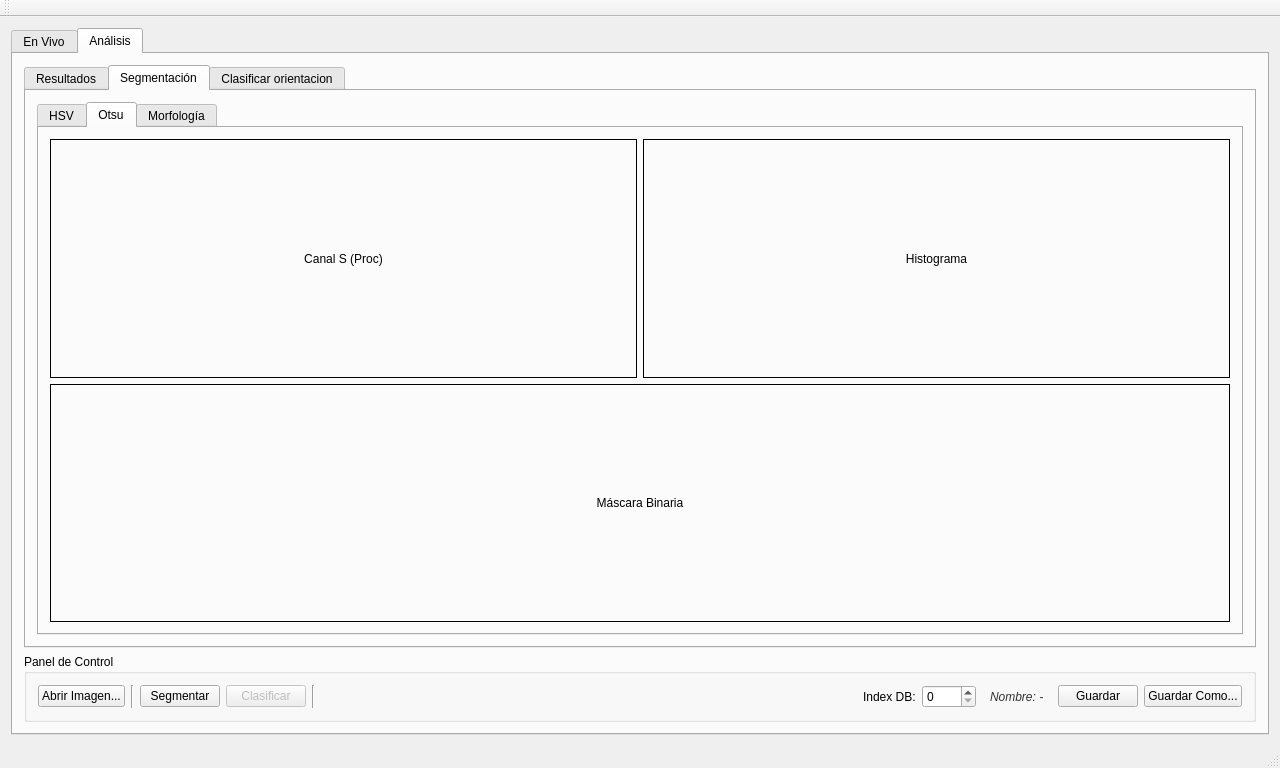
<?xml version="1.0" encoding="UTF-8"?>
<ui version="4.0">
 <class>ProyectoPSMClass</class>
 <widget class="QMainWindow" name="ProyectoPSMClass">
  <property name="geometry">
   <rect>
    <x>0</x>
    <y>0</y>
    <width>1280</width>
    <height>768</height>
   </rect>
  </property>
  <property name="windowTitle">
   <string>Visión Artificial LEGO - PSM</string>
  </property>
  <widget class="QWidget" name="centralWidget">
   <layout class="QVBoxLayout" name="verticalLayout_Main">
    <item>
     <widget class="QTabWidget" name="tabWidget">
      <property name="currentIndex">
       <number>1</number>
      </property>
      <widget class="QWidget" name="tabLive">
       <attribute name="title">
        <string>En Vivo</string>
       </attribute>
       <layout class="QHBoxLayout" name="horizontalLayout_Live">
        <item>
         <layout class="QVBoxLayout" name="layoutControlsLeft">
          <item>
           <widget class="QPushButton" name="btnReconectar">
            <property name="text">
             <string>Reconectar</string>
            </property>
           </widget>
          </item>
          <item>
           <widget class="QLabel" name="lblStatusCamara">
            <property name="styleSheet">
             <string>font-weight: bold; color: #555;</string>
            </property>
            <property name="text">
             <string>Estado: Desconectada</string>
            </property>
            <property name="alignment">
             <set>Qt::AlignmentFlag::AlignCenter</set>
            </property>
           </widget>
          </item>
          <item>
           <widget class="Line" name="lineSep1">
            <property name="orientation">
             <enum>Qt::Orientation::Horizontal</enum>
            </property>
           </widget>
          </item>
          <item>
           <widget class="QPushButton" name="pbtnEncender">
            <property name="text">
             <string>Encender Cámara</string>
            </property>
            <property name="checkable">
             <bool>true</bool>
            </property>
           </widget>
          </item>
          <item>
           <widget class="QCheckBox" name="chkLiveSeg">
            <property name="text">
             <string>Segmentar en vivo</string>
            </property>
           </widget>
          </item>
          <item>
           <widget class="QCheckBox" name="chkLiveClass">
            <property name="enabled">
             <bool>true</bool>
            </property>
            <property name="text">
             <string>Clasificar en vivo</string>
            </property>
           </widget>
          </item>
          <item>
           <spacer name="verticalSpacer">
            <property name="orientation">
             <enum>Qt::Orientation::Vertical</enum>
            </property>
            <property name="sizeHint" stdset="0">
             <size>
              <width>20</width>
              <height>40</height>
             </size>
            </property>
           </spacer>
          </item>
          <item>
           <widget class="QPushButton" name="btnCapturarAnalizar">
            <property name="styleSheet">
             <string>font-weight: bold; font-size: 14px; background-color: #e1f5fe;</string>
            </property>
            <property name="text">
             <string>Capturar</string>
            </property>
           </widget>
          </item>
         </layout>
        </item>
        <item>
         <widget class="QLabel" name="lblVideoLive">
          <property name="sizePolicy">
           <sizepolicy hsizetype="Ignored" vsizetype="Ignored">
            <horstretch>1</horstretch>
            <verstretch>0</verstretch>
           </sizepolicy>
          </property>
          <property name="frameShape">
           <enum>QFrame::Shape::Box</enum>
          </property>
          <property name="text">
           <string>Cámara Apagada</string>
          </property>
          <property name="scaledContents">
           <bool>false</bool>
          </property>
          <property name="alignment">
           <set>Qt::AlignmentFlag::AlignCenter</set>
          </property>
         </widget>
        </item>
        <item>
         <layout class="QVBoxLayout" name="layoutThumbsRight">
          <property name="spacing">
           <number>10</number>
          </property>
          <item>
           <widget class="QLabel" name="lblLiveThumb1">
            <property name="minimumSize">
             <size>
              <width>200</width>
              <height>200</height>
             </size>
            </property>
            <property name="maximumSize">
             <size>
              <width>200</width>
              <height>200</height>
             </size>
            </property>
            <property name="frameShape">
             <enum>QFrame::Shape::StyledPanel</enum>
            </property>
            <property name="text">
             <string>Pieza 1</string>
            </property>
            <property name="scaledContents">
             <bool>false</bool>
            </property>
            <property name="alignment">
             <set>Qt::AlignmentFlag::AlignCenter</set>
            </property>
           </widget>
          </item>
          <item>
           <widget class="QLabel" name="lblLiveThumb2">
            <property name="minimumSize">
             <size>
              <width>200</width>
              <height>200</height>
             </size>
            </property>
            <property name="maximumSize">
             <size>
              <width>200</width>
              <height>200</height>
             </size>
            </property>
            <property name="frameShape">
             <enum>QFrame::Shape::StyledPanel</enum>
            </property>
            <property name="text">
             <string>Pieza 2</string>
            </property>
            <property name="scaledContents">
             <bool>false</bool>
            </property>
            <property name="alignment">
             <set>Qt::AlignmentFlag::AlignCenter</set>
            </property>
           </widget>
          </item>
          <item>
           <widget class="QLabel" name="lblLiveThumb3">
            <property name="minimumSize">
             <size>
              <width>200</width>
              <height>200</height>
             </size>
            </property>
            <property name="maximumSize">
             <size>
              <width>200</width>
              <height>200</height>
             </size>
            </property>
            <property name="frameShape">
             <enum>QFrame::Shape::StyledPanel</enum>
            </property>
            <property name="text">
             <string>Pieza 3</string>
            </property>
            <property name="scaledContents">
             <bool>false</bool>
            </property>
            <property name="alignment">
             <set>Qt::AlignmentFlag::AlignCenter</set>
            </property>
           </widget>
          </item>
          <item>
           <spacer name="verticalSpacer_2">
            <property name="orientation">
             <enum>Qt::Orientation::Vertical</enum>
            </property>
            <property name="sizeHint" stdset="0">
             <size>
              <width>20</width>
              <height>40</height>
             </size>
            </property>
           </spacer>
          </item>
         </layout>
        </item>
       </layout>
      </widget>
      <widget class="QWidget" name="tabAnalysis">
       <attribute name="title">
        <string>Análisis</string>
       </attribute>
       <layout class="QVBoxLayout" name="verticalLayout_Analysis">
        <item>
         <widget class="QTabWidget" name="tabWidgetAnalysis">
          <property name="currentIndex">
           <number>1</number>
          </property>
          <widget class="QWidget" name="subTabResultados">
           <attribute name="title">
            <string>Resultados</string>
           </attribute>
           <layout class="QHBoxLayout" name="layoutResults">
            <item>
             <widget class="QLabel" name="lblOfflineMain">
              <property name="sizePolicy">
               <sizepolicy hsizetype="Ignored" vsizetype="Ignored">
                <horstretch>1</horstretch>
                <verstretch>0</verstretch>
               </sizepolicy>
              </property>
              <property name="frameShape">
               <enum>QFrame::Shape::NoFrame</enum>
              </property>
              <property name="text">
               <string>Imagen Procesada</string>
              </property>
              <property name="scaledContents">
               <bool>false</bool>
              </property>
              <property name="alignment">
               <set>Qt::AlignmentFlag::AlignCenter</set>
              </property>
             </widget>
            </item>
            <item>
             <layout class="QVBoxLayout" name="layoutOfflineThumbs">
              <item>
               <widget class="QLabel" name="lblOfflineThumb1">
                <property name="minimumSize">
                 <size>
                  <width>150</width>
                  <height>150</height>
                 </size>
                </property>
                <property name="maximumSize">
                 <size>
                  <width>150</width>
                  <height>150</height>
                 </size>
                </property>
                <property name="frameShape">
                 <enum>QFrame::Shape::StyledPanel</enum>
                </property>
                <property name="text">
                 <string>P1</string>
                </property>
                <property name="scaledContents">
                 <bool>false</bool>
                </property>
                <property name="alignment">
                 <set>Qt::AlignmentFlag::AlignCenter</set>
                </property>
               </widget>
              </item>
              <item>
               <widget class="QLabel" name="lblOfflineThumb2">
                <property name="minimumSize">
                 <size>
                  <width>150</width>
                  <height>150</height>
                 </size>
                </property>
                <property name="maximumSize">
                 <size>
                  <width>150</width>
                  <height>150</height>
                 </size>
                </property>
                <property name="frameShape">
                 <enum>QFrame::Shape::StyledPanel</enum>
                </property>
                <property name="text">
                 <string>P2</string>
                </property>
                <property name="scaledContents">
                 <bool>false</bool>
                </property>
                <property name="alignment">
                 <set>Qt::AlignmentFlag::AlignCenter</set>
                </property>
               </widget>
              </item>
              <item>
               <widget class="QLabel" name="lblOfflineThumb3">
                <property name="minimumSize">
                 <size>
                  <width>150</width>
                  <height>150</height>
                 </size>
                </property>
                <property name="maximumSize">
                 <size>
                  <width>150</width>
                  <height>150</height>
                 </size>
                </property>
                <property name="frameShape">
                 <enum>QFrame::Shape::StyledPanel</enum>
                </property>
                <property name="text">
                 <string>P3</string>
                </property>
                <property name="scaledContents">
                 <bool>false</bool>
                </property>
                <property name="alignment">
                 <set>Qt::AlignmentFlag::AlignCenter</set>
                </property>
               </widget>
              </item>
              <item>
               <spacer name="verticalSpacer_Offline">
                <property name="orientation">
                 <enum>Qt::Orientation::Vertical</enum>
                </property>
                <property name="sizeHint" stdset="0">
                 <size>
                  <width>20</width>
                  <height>40</height>
                 </size>
                </property>
               </spacer>
              </item>
             </layout>
            </item>
           </layout>
          </widget>
          <widget class="QWidget" name="subTabDebugSeg">
           <attribute name="title">
            <string>Segmentación</string>
           </attribute>
           <layout class="QVBoxLayout" name="layoutDebugSeg">
            <item>
             <widget class="QTabWidget" name="tabWidgetDebug">
              <property name="currentIndex">
               <number>1</number>
              </property>
              <widget class="QWidget" name="tabHSV">
               <attribute name="title">
                <string>HSV</string>
               </attribute>
               <layout class="QVBoxLayout" name="layHSV_Main">
                <item>
                 <layout class="QHBoxLayout" name="layHSV_Top">
                  <item>
                   <widget class="QLabel" name="lblHSV_1_Orig">
                    <property name="sizePolicy">
                     <sizepolicy hsizetype="Ignored" vsizetype="Ignored">
                      <horstretch>1</horstretch>
                      <verstretch>1</verstretch>
                     </sizepolicy>
                    </property>
                    <property name="frameShape">
                     <enum>QFrame::Shape::Box</enum>
                    </property>
                    <property name="text">
                     <string>Original</string>
                    </property>
                    <property name="alignment">
                     <set>Qt::AlignmentFlag::AlignCenter</set>
                    </property>
                   </widget>
                  </item>
                  <item>
                   <widget class="QLabel" name="lblHSV_2_Norm">
                    <property name="sizePolicy">
                     <sizepolicy hsizetype="Ignored" vsizetype="Ignored">
                      <horstretch>1</horstretch>
                      <verstretch>1</verstretch>
                     </sizepolicy>
                    </property>
                    <property name="frameShape">
                     <enum>QFrame::Shape::Box</enum>
                    </property>
                    <property name="text">
                     <string>Normalizada (V)</string>
                    </property>
                    <property name="alignment">
                     <set>Qt::AlignmentFlag::AlignCenter</set>
                    </property>
                   </widget>
                  </item>
                 </layout>
                </item>
                <item>
                 <layout class="QHBoxLayout" name="layHSV_Bot">
                  <item>
                   <widget class="QLabel" name="lblHSV_3_H">
                    <property name="sizePolicy">
                     <sizepolicy hsizetype="Ignored" vsizetype="Ignored">
                      <horstretch>1</horstretch>
                      <verstretch>1</verstretch>
                     </sizepolicy>
                    </property>
                    <property name="frameShape">
                     <enum>QFrame::Shape::Box</enum>
                    </property>
                    <property name="text">
                     <string>Matiz (H)</string>
                    </property>
                    <property name="alignment">
                     <set>Qt::AlignmentFlag::AlignCenter</set>
                    </property>
                   </widget>
                  </item>
                  <item>
                   <widget class="QLabel" name="lblHSV_4_S">
                    <property name="sizePolicy">
                     <sizepolicy hsizetype="Ignored" vsizetype="Ignored">
                      <horstretch>1</horstretch>
                      <verstretch>1</verstretch>
                     </sizepolicy>
                    </property>
                    <property name="frameShape">
                     <enum>QFrame::Shape::Box</enum>
                    </property>
                    <property name="text">
                     <string>Saturación (S)</string>
                    </property>
                    <property name="alignment">
                     <set>Qt::AlignmentFlag::AlignCenter</set>
                    </property>
                   </widget>
                  </item>
                  <item>
                   <widget class="QLabel" name="lblHSV_5_V">
                    <property name="sizePolicy">
                     <sizepolicy hsizetype="Ignored" vsizetype="Ignored">
                      <horstretch>1</horstretch>
                      <verstretch>1</verstretch>
                     </sizepolicy>
                    </property>
                    <property name="frameShape">
                     <enum>QFrame::Shape::Box</enum>
                    </property>
                    <property name="text">
                     <string>Valor (V)</string>
                    </property>
                    <property name="alignment">
                     <set>Qt::AlignmentFlag::AlignCenter</set>
                    </property>
                   </widget>
                  </item>
                 </layout>
                </item>
               </layout>
              </widget>
              <widget class="QWidget" name="tabOtsu">
               <attribute name="title">
                <string>Otsu</string>
               </attribute>
               <layout class="QVBoxLayout" name="layOtsu_Main" stretch="1,1">
                <item>
                 <layout class="QHBoxLayout" name="layOtsu_Top">
                  <item>
                   <widget class="QLabel" name="lblOtsu_1_S">
                    <property name="sizePolicy">
                     <sizepolicy hsizetype="Ignored" vsizetype="Ignored">
                      <horstretch>1</horstretch>
                      <verstretch>1</verstretch>
                     </sizepolicy>
                    </property>
                    <property name="frameShape">
                     <enum>QFrame::Shape::Box</enum>
                    </property>
                    <property name="text">
                     <string>Canal S (Proc)</string>
                    </property>
                    <property name="alignment">
                     <set>Qt::AlignmentFlag::AlignCenter</set>
                    </property>
                   </widget>
                  </item>
                  <item>
                   <widget class="QLabel" name="lblOtsu_2_Hist">
                    <property name="sizePolicy">
                     <sizepolicy hsizetype="Ignored" vsizetype="Ignored">
                      <horstretch>1</horstretch>
                      <verstretch>1</verstretch>
                     </sizepolicy>
                    </property>
                    <property name="frameShape">
                     <enum>QFrame::Shape::Box</enum>
                    </property>
                    <property name="text">
                     <string>Histograma</string>
                    </property>
                    <property name="alignment">
                     <set>Qt::AlignmentFlag::AlignCenter</set>
                    </property>
                   </widget>
                  </item>
                 </layout>
                </item>
                <item>
                 <widget class="QLabel" name="lblOtsu_3_Mask">
                  <property name="sizePolicy">
                   <sizepolicy hsizetype="Ignored" vsizetype="Ignored">
                    <horstretch>1</horstretch>
                    <verstretch>1</verstretch>
                   </sizepolicy>
                  </property>
                  <property name="frameShape">
                   <enum>QFrame::Shape::Box</enum>
                  </property>
                  <property name="text">
                   <string>Máscara Binaria</string>
                  </property>
                  <property name="alignment">
                   <set>Qt::AlignmentFlag::AlignCenter</set>
                  </property>
                 </widget>
                </item>
               </layout>
              </widget>
              <widget class="QWidget" name="tabMorph">
               <attribute name="title">
                <string>Morfología</string>
               </attribute>
               <layout class="QGridLayout" name="gridMorph">
                <item row="0" column="0">
                 <widget class="QLabel" name="lblMorph_1_Bin">
                  <property name="sizePolicy">
                   <sizepolicy hsizetype="Ignored" vsizetype="Ignored">
                    <horstretch>1</horstretch>
                    <verstretch>1</verstretch>
                   </sizepolicy>
                  </property>
                  <property name="frameShape">
                   <enum>QFrame::Shape::Box</enum>
                  </property>
                  <property name="text">
                   <string>Binaria Original</string>
                  </property>
                  <property name="alignment">
                   <set>Qt::AlignmentFlag::AlignCenter</set>
                  </property>
                 </widget>
                </item>
                <item row="0" column="1">
                 <widget class="QLabel" name="lblMorph_2_Fill">
                  <property name="sizePolicy">
                   <sizepolicy hsizetype="Ignored" vsizetype="Ignored">
                    <horstretch>1</horstretch>
                    <verstretch>1</verstretch>
                   </sizepolicy>
                  </property>
                  <property name="frameShape">
                   <enum>QFrame::Shape::Box</enum>
                  </property>
                  <property name="text">
                   <string>Relleno</string>
                  </property>
                  <property name="alignment">
                   <set>Qt::AlignmentFlag::AlignCenter</set>
                  </property>
                 </widget>
                </item>
                <item row="0" column="2">
                 <widget class="QLabel" name="lblMorph_3_Clean">
                  <property name="sizePolicy">
                   <sizepolicy hsizetype="Ignored" vsizetype="Ignored">
                    <horstretch>1</horstretch>
                    <verstretch>1</verstretch>
                   </sizepolicy>
                  </property>
                  <property name="frameShape">
                   <enum>QFrame::Shape::Box</enum>
                  </property>
                  <property name="text">
                   <string>Limpieza Ruido</string>
                  </property>
                  <property name="alignment">
                   <set>Qt::AlignmentFlag::AlignCenter</set>
                  </property>
                 </widget>
                </item>
                <item row="1" column="0">
                 <widget class="QLabel" name="lblMorph_4_Border">
                  <property name="sizePolicy">
                   <sizepolicy hsizetype="Ignored" vsizetype="Ignored">
                    <horstretch>1</horstretch>
                    <verstretch>1</verstretch>
                   </sizepolicy>
                  </property>
                  <property name="frameShape">
                   <enum>QFrame::Shape::Box</enum>
                  </property>
                  <property name="text">
                   <string>Sin Bordes</string>
                  </property>
                  <property name="alignment">
                   <set>Qt::AlignmentFlag::AlignCenter</set>
                  </property>
                 </widget>
                </item>
                <item row="1" column="1">
                 <widget class="QLabel" name="lblMorph_5_Close">
                  <property name="sizePolicy">
                   <sizepolicy hsizetype="Ignored" vsizetype="Ignored">
                    <horstretch>1</horstretch>
                    <verstretch>1</verstretch>
                   </sizepolicy>
                  </property>
                  <property name="frameShape">
                   <enum>QFrame::Shape::Box</enum>
                  </property>
                  <property name="text">
                   <string>Cierre (Unión)</string>
                  </property>
                  <property name="alignment">
                   <set>Qt::AlignmentFlag::AlignCenter</set>
                  </property>
                 </widget>
                </item>
                <item row="1" column="2">
                 <widget class="QLabel" name="lblMorph_6_Final">
                  <property name="sizePolicy">
                   <sizepolicy hsizetype="Ignored" vsizetype="Ignored">
                    <horstretch>1</horstretch>
                    <verstretch>1</verstretch>
                   </sizepolicy>
                  </property>
                  <property name="frameShape">
                   <enum>QFrame::Shape::Box</enum>
                  </property>
                  <property name="text">
                   <string>Suavizado Final</string>
                  </property>
                  <property name="alignment">
                   <set>Qt::AlignmentFlag::AlignCenter</set>
                  </property>
                 </widget>
                </item>
               </layout>
              </widget>
             </widget>
            </item>
           </layout>
          </widget>
          <widget class="QWidget" name="TabClasificadorOrientacion">
           <attribute name="title">
            <string>Clasificar orientacion</string>
           </attribute>
           <widget class="QPushButton" name="btnClasificarOrientacion">
            <property name="geometry">
             <rect>
              <x>50</x>
              <y>43</y>
              <width>191</width>
              <height>41</height>
             </rect>
            </property>
            <property name="text">
             <string>Abrir y clasificar orientación</string>
            </property>
           </widget>
           <widget class="QLabel" name="lblOrientacionResult">
            <property name="geometry">
             <rect>
              <x>70</x>
              <y>130</y>
              <width>431</width>
              <height>31</height>
             </rect>
            </property>
            <property name="text">
             <string>TextLabel</string>
            </property>
           </widget>
          </widget>
         </widget>
        </item>
        <item>
         <widget class="QGroupBox" name="groupAnalysisControls">
          <property name="title">
           <string>Panel de Control</string>
          </property>
          <layout class="QHBoxLayout" name="horizontalLayout_Controls">
           <item>
            <widget class="QPushButton" name="btnCargarDisco">
             <property name="text">
              <string>Abrir Imagen...</string>
             </property>
            </widget>
           </item>
           <item>
            <widget class="Line" name="line1">
             <property name="orientation">
              <enum>Qt::Orientation::Vertical</enum>
             </property>
            </widget>
           </item>
           <item>
            <widget class="QPushButton" name="btnRecalcSeg">
             <property name="text">
              <string>Segmentar</string>
             </property>
            </widget>
           </item>
           <item>
            <widget class="QPushButton" name="btnRecalcClass">
             <property name="enabled">
              <bool>false</bool>
             </property>
             <property name="text">
              <string>Clasificar</string>
             </property>
            </widget>
           </item>
           <item>
            <widget class="Line" name="line2">
             <property name="orientation">
              <enum>Qt::Orientation::Vertical</enum>
             </property>
            </widget>
           </item>
           <item>
            <spacer name="horizontalSpacer">
             <property name="orientation">
              <enum>Qt::Orientation::Horizontal</enum>
             </property>
             <property name="sizeHint" stdset="0">
              <size>
               <width>40</width>
               <height>20</height>
              </size>
             </property>
            </spacer>
           </item>
           <item>
            <widget class="QLabel" name="labelDB">
             <property name="text">
              <string>Index DB:</string>
             </property>
            </widget>
           </item>
           <item>
            <widget class="QSpinBox" name="boxImageNumber">
             <property name="maximum">
              <number>9999</number>
             </property>
            </widget>
           </item>
           <item>
            <widget class="QLabel" name="lblImageName">
             <property name="styleSheet">
              <string>color: #333; font-style: italic; margin-left: 5px; margin-right: 5px;</string>
             </property>
             <property name="text">
              <string>Nombre: -</string>
             </property>
            </widget>
           </item>
           <item>
            <widget class="QPushButton" name="pbtnGuardar">
             <property name="text">
              <string>Guardar</string>
             </property>
            </widget>
           </item>
           <item>
            <widget class="QPushButton" name="btnGuardarComo">
             <property name="text">
              <string>Guardar Como...</string>
             </property>
            </widget>
           </item>
          </layout>
         </widget>
        </item>
       </layout>
      </widget>
     </widget>
    </item>
   </layout>
  </widget>
  <widget class="QMenuBar" name="menuBar">
   <property name="geometry">
    <rect>
     <x>0</x>
     <y>0</y>
     <width>1280</width>
     <height>33</height>
    </rect>
   </property>
  </widget>
  <widget class="QToolBar" name="mainToolBar">
   <attribute name="toolBarArea">
    <enum>TopToolBarArea</enum>
   </attribute>
   <attribute name="toolBarBreak">
    <bool>false</bool>
   </attribute>
  </widget>
  <widget class="QStatusBar" name="statusBar"/>
 </widget>
 <layoutdefault spacing="6" margin="11"/>
 <resources>
  <include location="ProyectoPSM.qrc"/>
 </resources>
 <connections/>
</ui>
